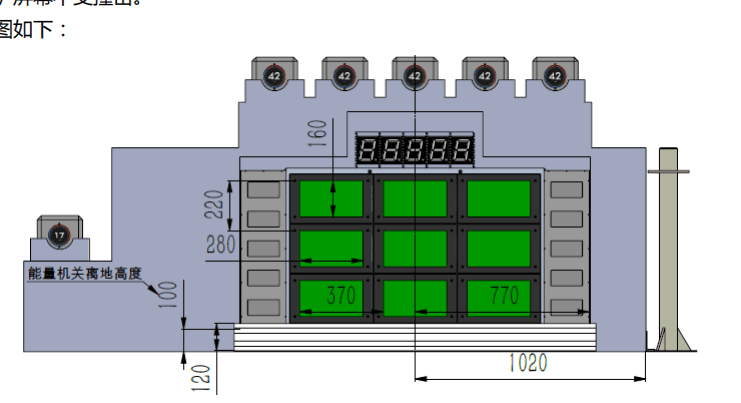
#> input picture gezi.png, 741 x 403 px
$ python t.py
#> lines starting #> are read from the running program, lines starting #| are printed output that depends on the picture; after the words box and inside, x2 and y2 are one past the last pixel; in counts of white or black regions, pixels touching at a corner belong together
import cv2 as cv
import numpy as np

img = cv.imread('gezi.png')
#> img is the input picture: shape (403, 741, 3); mean B, G, R 189.5, 194, 182.6
temp = cv.imread('template.png')
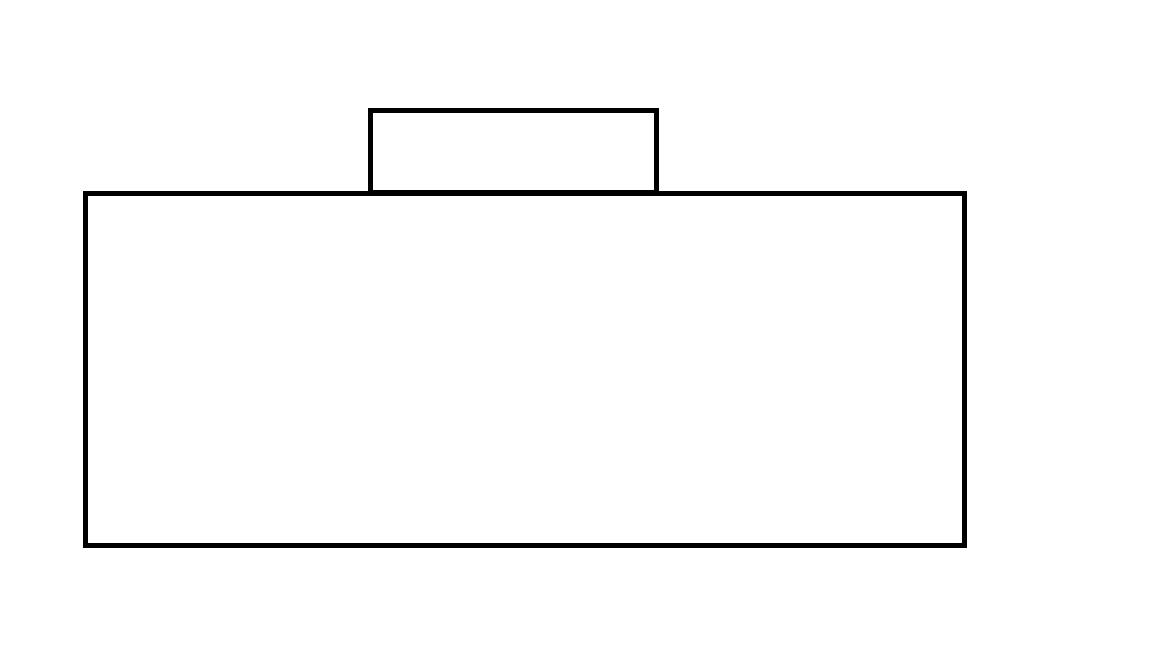
#> input picture template.png, 1152 x 648 px
#> temp is the input picture: shape (648, 1152, 3); 98% white; 1 black region, box (x1, y1, x2, y2) and area: (83, 108, 967, 548) 14826
window = cv.namedWindow('win')

img = cv.cvtColor(img,cv.COLOR_BGR2GRAY)
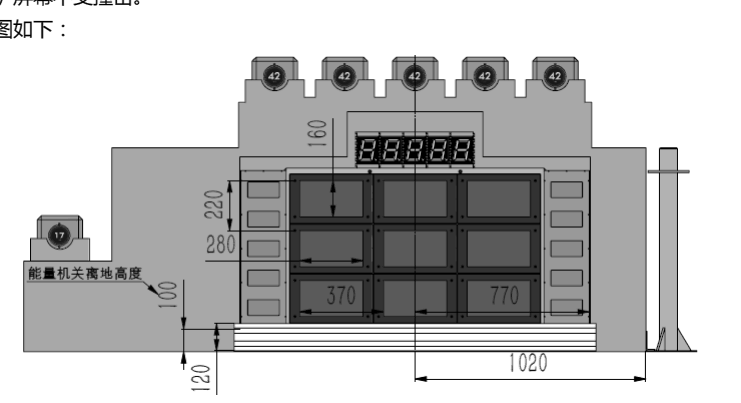
#> img: shape (403, 741); min 0, max 255, mean 190.1
img = cv.Canny(img,350,1000)
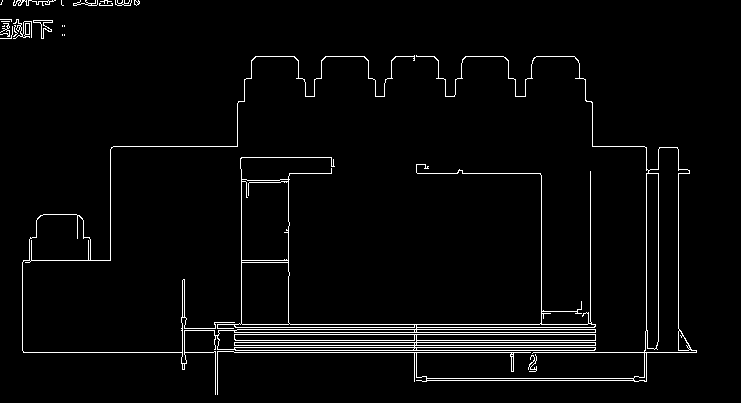
#> img: shape (403, 741); 3.2% white in thin lines or dots
print(type(img))
#| <class 'numpy.ndarray'>
t,img = cv.threshold(img,128,255,cv.THRESH_BINARY_INV)
#> img: shape (403, 741); 96.8% white; black in thin lines or dots
print(type(img))
#| <class 'numpy.ndarray'>
cv.imshow('win',img)
cv.waitKey(0)
